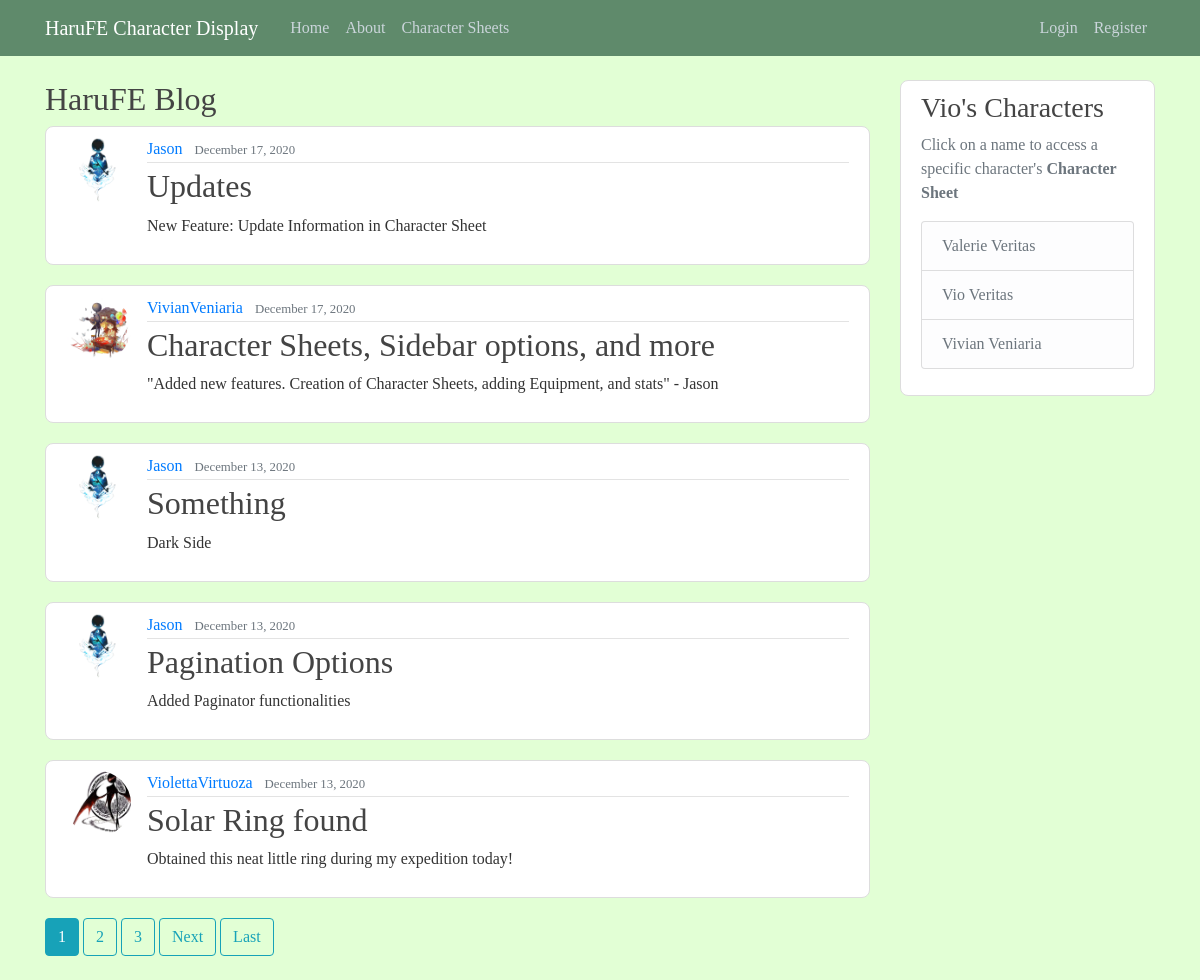
The page / on the database its author committed.
### blog/models.py (models this page shows, shortened)
class Post(models.Model):
	title = models.CharField(max_length = 100)
	content = models.TextField()
	date_posted = models.DateTimeField(default=timezone.now)
	author = models.ForeignKey(User, on_delete=models.CASCADE)

### users/models.py (models this page shows, shortened)
class Profile(models.Model):
	user = models.OneToOneField(User, on_delete=models.CASCADE)
	image = models.ImageField(default='default.png', upload_to='profile_pics')

### charsheet/models.py (models this page shows, shortened)
class CharacterSheet(models.Model):
	STATS = [
		('HP', 'HP'),
        ('STR', 'STRENGTH'),
        ('MAG', 'MAGIC'),
        ('SKL', 'SKILL'),
        ('SPD', 'SPEED'),
        ('LCK', 'LUCK'),
        ('DEF', 'DEFENSE'),
        ('RES', 'RESISTANCE'),
        ('CON', 'CONSTITUTION'),
	]
	AFFINITIES = [
		('FI', 'FIRE'),
    	('WA', 'WATER'),
    	('EA', 'EARTH'),
    	('WI', 'WIND'),
    	('TH', 'THUNDER'),
    	('IC', 'ICE'),
    	('LI', 'LIGHT'),
    	('DA', 'DARK'),
    	('VO', 'VOID'),
    ]
	name = models.CharField(max_length = 32)
	level = models.IntegerField()
	origin = models.CharField(max_length = 32)
	affinity = models.CharField(max_length=2, choices=AFFINITIES)
	boon = models.CharField(max_length=3, choices=STATS)
	bane = models.CharField(max_length=3, choices=STATS)
	date_created = models.DateField(default=timezone.now)
	role = models.ForeignKey(Role, on_delete=models.CASCADE)
	user = models.ForeignKey(User, related_name="User", null=True, on_delete=models.CASCADE)

### blog/views.py (the view)
# urls.py: path('', PostListView.as_view(), name='blog-home'), # http://127.0.0.1:8000/blog/
class PostListView(ListView):
	model = Post
	template_name = 'blog/home.html' # <app>/<model>_<viewtype>.html
	context_object_name = 'posts'
	ordering = ['-date_posted'] # Sorts post from newest to oldest
	paginate_by = 5

### blog/context_processors.py (called while the page is built)
def message_processor(request):
	return {
		'character_sheets': CharSheetModel.objects.all().order_by('name')
	}

### blog/templates/blog/home.html (shortened to what this page needs)
{% extends "blog/base.html" %}
{% block content %}
	<h2>HaruFE Blog</h2>
	{% for post in posts %}
		<article class="media content-section NULL">
			<img class="rounded-circle article-img" src="{{ post.author.profile.image.url }}">
			<div class="media-body">
				<div class="article-metadata">
					<a class="mr-2" href="{% url 'user-posts' post.author.username %}">{{ post.author }}</a>
					<small class="text-muted">{{ post.date_posted|date:"F j, Y" }}</small>
				</div>
				<h2><a class="article-title" href="{% url 'post-detail' post.id %}">{{ post.title }}</a></h2>
				<p class="article-content">{{ post.content }}</p>
			</div>
		</article>
	{% endfor %}
	{% if is_paginated %}
		{% for num in page_obj.paginator.page_range %}
			{% if page_obj.number == num %}
				<a class="btn btn-info mb-4" href="?page={{ num }}">{{ num }}</a>
			{% elif num > page_obj.number|add:'-3' and num < page_obj.number|add:'3' %}
				<a class="btn btn-outline-info mb-4" href="?page={{ num }}">{{ num }}</a>
			{% endif %}
		{% endfor %}
		{% if page_obj.has_next %}
			<a class="btn btn-outline-info mb-4" href="?page={{ page_obj.next_page_number }}">Next</a>
			<a class="btn btn-outline-info mb-4" href="?page={{ page_obj.paginator.num_pages }}">Last</a>
		{% endif %}
	{% endif %}
{% endblock content %}

### blog/templates/blog/base.html (shortened to what this page needs)
{% load static %}
<!DOCTYPE html>
<html>
<head>
    <link rel="stylesheet" href="https://maxcdn.bootstrapcdn.com/bootstrap/4.0.0/css/bootstrap.min.css">
    <link rel="stylesheet" type="text/css" href="{% static 'blog/style/main.css' %}">
</head>
<body>
	<header class="site-header">
  		<nav class="navbar navbar-expand-md navbar-dark bg-steel fixed-top">
    		<div class="container">
      			<a class="navbar-brand mr-4" href="{% url 'blog-home' %}">HaruFE Character Display</a>
      			<div class="collapse navbar-collapse" id="navbarToggle">
        			<div class="navbar-nav mr-auto">
          				<a class="nav-item nav-link" href="{% url 'blog-home' %}">Home</a>
          				<a class="nav-item nav-link" href="{% url 'blog-about' %}">About</a>
          				<a class="nav-item nav-link" href="{% url 'character-sheet' %}">Character Sheets</a>
        			</div>
			        <div class="navbar-nav">
			        	{% if user.is_authenticated %}
			        		<a class="nav-item nav-link" href="{% url 'post-create' %}">New Post</a>
			        		<a class="nav-item nav-link" href="{% url 'character-sheet-create' %}">New Character</a>
			        		<a class="nav-item nav-link" href="{% url 'profile' %}">Profile</a>
			        		<a class="nav-item nav-link" href="{% url 'logout' %}">Logout</a>
			        	{% else %}
			        		<a class="nav-item nav-link" href="{% url 'login' %}">Login</a>
			          		<a class="nav-item nav-link" href="{% url 'register' %}">Register</a>
			        	{% endif %}
        			</div>
      			</div>
    		</div>
  		</nav>
	</header>
	<main role="main" class="container">
		<div class="row">
			<div class="col-md-9">
				{% block content %}{% endblock %}
			</div>
			<div class="col-md-3">
				<div class="content-section NULL">
					<h3>Vio's Characters</h3>
					<p class='text-muted'>Click on a name to access a specific character's <strong>Character Sheet</strong>
						<ul class="list-group">
							{% for character in character_sheets %}
								<li class="list-group-item list-group-item-light"><a class="sidebar_link" href="{% url 'character-sheet-detail' character.id %}">{{ character.name }}</a></li>
							{% endfor %}
						</ul>
					</p>
				</div>
			</div>
		</div>
	</main>
</body>
</html>

### blog/static/blog/style/main.css (style rules this page uses)
body { background: #E2FFD5; color: #333333; margin-top: 5rem; font-family: "Garamond", Georgia, serif; }
h1, h2, h3, h4, h5, h6 { color: #444444; }
ul { margin: 0; }
.bg-steel { background-color: #5F8A6B; }
.site-header .navbar-nav .nav-link { color: #cbd5db; }
.content-section { padding: 10px 20px; border: 1px solid #dddddd; border-radius: 8px; margin-bottom: 20px; }
.article-title { color: #444444; }
.article-content { white-space: pre-line; }
.article-img { height: 65px; width: 65px; margin-right: 16px; }
.article-metadata { padding-bottom: 1px; margin-bottom: 4px; border-bottom: 1px solid #e3e3e3 }
.sidebar_link { color: #6C757D; }
.NULL { background: #FFFFFF; }

### rows shown on the page
Post: author.profile.image (picture), author "Jason", date_posted "December 17, 2020", title "Updates", content "New Feature: Update Information in Character Sheet"
Post: author.profile.image (picture), author "VivianVeniaria", date_posted "December 17, 2020", title "Character Sheets, Sidebar options, and more", content "\"Added new features. Creation of Character Sheets, adding Equipment, and stats\" - Jason"
Post: author.profile.image (picture), author "Jason", date_posted "December 13, 2020", title "Something", content "Dark Side"
Post: author.profile.image (picture), author "Jason", date_posted "December 13, 2020", title "Pagination Options", content "Added Paginator functionalities"
Post: author.profile.image (picture), author "ViolettaVirtuoza", date_posted "December 13, 2020", title "Solar Ring found", content "Obtained this neat little ring during my expedition today!"
CharacterSheet: name "Valerie Veritas"
CharacterSheet: name "Vio Veritas"
CharacterSheet: name "Vivian Veniaria"

### other values the page prints
{{ num }} "1"
{{ num }} "2" "3"
